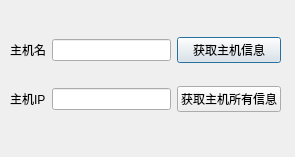
<?xml version="1.0" encoding="UTF-8"?>
<ui version="4.0">
 <class>Dialog</class>
 <widget class="QDialog" name="Dialog">
  <property name="geometry">
   <rect>
    <x>0</x>
    <y>0</y>
    <width>295</width>
    <height>157</height>
   </rect>
  </property>
  <property name="windowTitle">
   <string>获取主机信息</string>
  </property>
  <widget class="QWidget" name="">
   <property name="geometry">
    <rect>
     <x>10</x>
     <y>20</y>
     <width>271</width>
     <height>111</height>
    </rect>
   </property>
   <layout class="QGridLayout" name="gridLayout">
    <item row="0" column="0">
     <widget class="QLabel" name="label">
      <property name="text">
       <string>主机名</string>
      </property>
     </widget>
    </item>
    <item row="0" column="1">
     <widget class="QLineEdit" name="lineEdit"/>
    </item>
    <item row="0" column="2">
     <widget class="QPushButton" name="pushButton">
      <property name="text">
       <string>获取主机信息</string>
      </property>
     </widget>
    </item>
    <item row="1" column="0">
     <widget class="QLabel" name="label_2">
      <property name="text">
       <string>主机IP</string>
      </property>
     </widget>
    </item>
    <item row="1" column="1">
     <widget class="QLineEdit" name="lineEdit_2"/>
    </item>
    <item row="1" column="2">
     <widget class="QPushButton" name="pushButton_2">
      <property name="text">
       <string>获取主机所有信息</string>
      </property>
     </widget>
    </item>
   </layout>
  </widget>
 </widget>
 <resources/>
 <connections/>
</ui>
